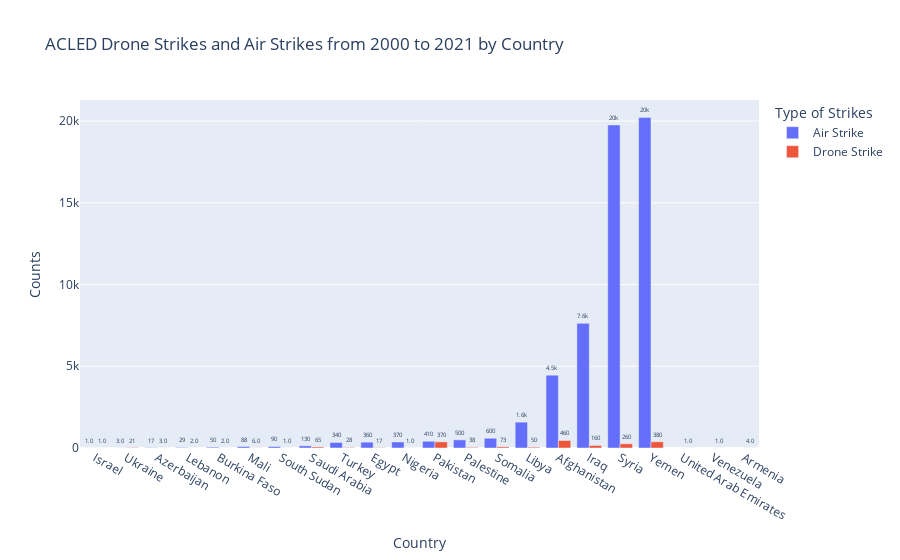

Here is the notebook cell this chart was saved with:
### Code cell
fig = px.bar(countrydf, y='count', x='country', color='type_of_strike',
             title='ACLED Drone Strikes and Air Strikes from 2000 to 2021 by Country',
             labels={'count': 'Counts', 'country': 'Country', 'type_of_strike': 'Type of Strikes'},
             category_orders={'type_of_strike':['Air Strike', 'Drone Strike']})
fig.update_traces(
    texttemplate='%{y:.2s}', textposition='outside')
fig.update_layout(uniformtext_minsize=6, uniformtext_mode='hide')
fig.update_layout(barmode='group')
fig.show()

### Figure 1 — Plotly figure (JSON) as saved in the notebook; plotly's stock layout.template omitted (floating-point values rounded to 4 significant figures)
{"data": [{"alignmentgroup": "True", "hovertemplate": "Type of Strikes=Air Strike<br>Country=%{x}<br>Counts=%{y}<extra></extra>", "legendgroup": "Air Strike", "marker": {"color": "#636efa"}, "name": "Air Strike", "offsetgroup": "Air Strike", "orientation": "v", "showlegend": true, "textposition": "outside", "texttemplate": "%{y:.2s}", "type": "bar", "x": ["Israel", "Ukraine", "Azerbaijan", "Lebanon", "Burkina Faso", "Mali", "South Sudan", "Saudi Arabia", "Turkey", "Egypt", "Nigeria", "Pakistan", "Palestine", "Somalia", "Libya", "Afghanistan", "Iraq", "Syria", "Yemen"], "xaxis": "x", "y": [1, 3, 17, 29, 50, 88, 90, 133, 337, 356, 369, 413, 497, 597, 1581, 4457, 7627, 19763, 20226], "yaxis": "y"}, {"alignmentgroup": "True", "hovertemplate": "Type of Strikes=Drone Strike<br>Country=%{x}<br>Counts=%{y}<extra></extra>", "legendgroup": "Drone Strike", "marker": {"color": "#EF553B"}, "name": "Drone Strike", "offsetgroup": "Drone Strike", "orientation": "v", "showlegend": true, "textposition": "outside", "texttemplate": "%{y:.2s}", "type": "bar", "x": ["Nigeria", "Israel", "United Arab Emirates", "South Sudan", "Venezuela", "Burkina Faso", "Lebanon", "Azerbaijan", "Armenia", "Mali", "Egypt", "Ukraine", "Turkey", "Palestine", "Libya", "Saudi Arabia", "Somalia", "Iraq", "Syria", "Pakistan", "Yemen", "Afghanistan"], "xaxis": "x", "y": [1, 1, 1, 1, 1, 2, 2, 3, 4, 6, 17, 21, 28, 38, 50, 65, 73, 155, 258, 373, 379, 460], "yaxis": "y"}], "layout": {"barmode": "group", "legend": {"title": {"text": "Type of Strikes"}, "tracegroupgap": 0}, "title": {"text": "ACLED Drone Strikes and Air Strikes from 2000 to 2021 by Country"}, "uniformtext": {"minsize": 6, "mode": "hide"}, "xaxis": {"anchor": "y", "domain": [0, 1], "title": {"text": "Country"}}, "yaxis": {"anchor": "x", "domain": [0, 1], "title": {"text": "Counts"}}}}
